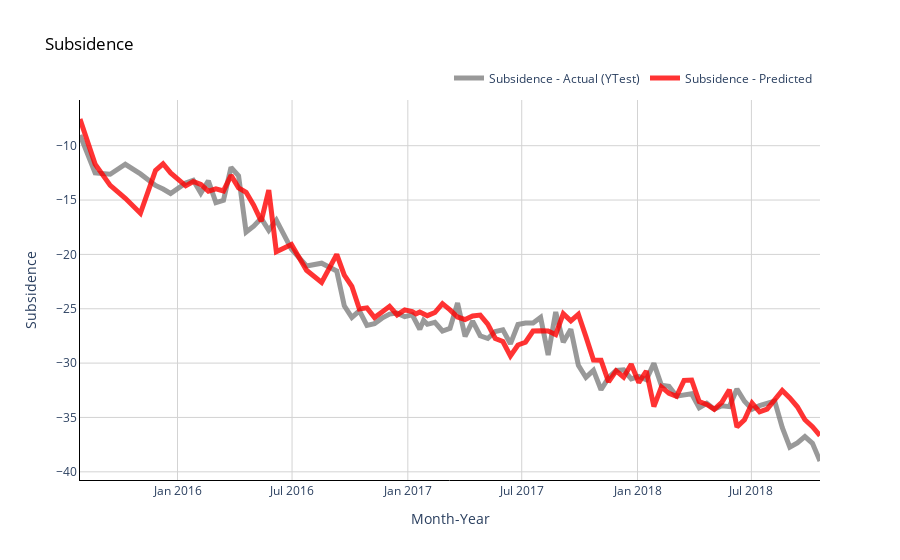

Write notebook code for a chart like this one.
### Code cell
# Plot (actual and predicted) for test (out of time) data
fig = go.Figure()

# #Trace for actual val
# fig.add_trace(go.Scatter(x=np.array(test.columns),
#                          y=np.array(test.values).flatten(),
#                          mode='lines',
#                          name='Subsidence - Actual (Test)',
#                          opacity=0.8,
#                          line=dict(color='black', width=1)
#                         ))
# fig.add_trace(go.Scatter(x=np.array(test.columns),
#                          y=e,
#                          mode='lines',
#                          name='Subsidence - Actual (YTrain)',
#                          opacity=0.8,
#                          line=dict(color='pink', width=1)
#                         ))

fig.add_trace(go.Scatter(x=np.array(test.columns[10:]),
                         y=c,
                         mode='lines',
                         name='Subsidence - Actual (YTest)',
                         opacity=0.8,
                         line=dict(color='grey', width=5)
                        ))


# Trace for predicted 
fig.add_trace(go.Scatter(x=np.array(test.columns[10:]),
                         y=z,
                         mode='lines',
                         name='Subsidence - Predicted ',
                         opacity=0.8,
                         line=dict(color='red', width=5)
                        ))

# Change chart background color
fig.update_layout(dict(plot_bgcolor = 'white'))

# Update axes lines
fig.update_xaxes(showgrid=True, gridwidth=1, gridcolor='lightgrey', 
                 zeroline=True, zerolinewidth=1, zerolinecolor='lightgrey', 
                 showline=True, linewidth=1, linecolor='black',
                 title='Month-Year'
                )

fig.update_yaxes(showgrid=True, gridwidth=1, gridcolor='lightgrey', 
                 zeroline=True, zerolinewidth=1, zerolinecolor='lightgrey', 
                 showline=True, linewidth=1, linecolor='black',
                 title='Subsidence'
                )

# Set figure title
fig.update_layout(title=dict(text="Subsidence", font=dict(color='black')),
                  legend=dict(orientation="h", yanchor="bottom", y=1.02, xanchor="right", x=1)
                 )
fig.show()
